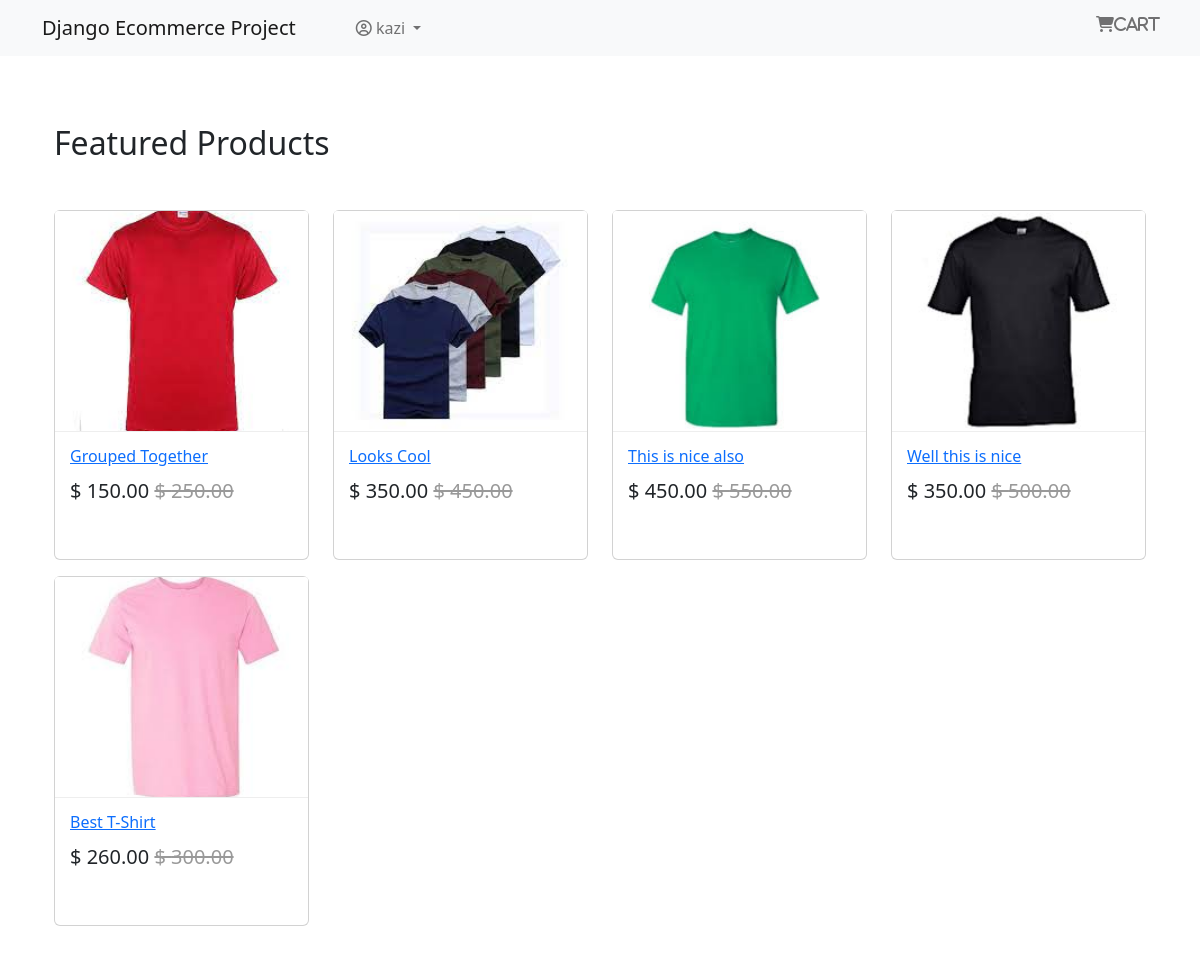
The page / (signed in) on the database its author committed.
### App_Login/models.py (models this page shows, shortened)
class User(AbstractBaseUser,PermissionsMixin):
    email = models.EmailField(unique=True,null=False)
    is_staff = models.BooleanField(
        gettext_lazy('staff status'), default=False,
        help_text = gettext_lazy('Designates wheher the user can log in the site')
    )
    is_active = models.BooleanField(
        gettext_lazy('active'),
        default=True,
        help_text = gettext_lazy('Designates whether this user should be treated as active')
    )
    USERNAME_FIELD = 'email'
    objects = MyUserManager()

class Profile(models.Model):
    user = models.OneToOneField(User, on_delete=models.CASCADE, null=True, related_name = 'profile')
    username = models.CharField(max_length=264, null=True, blank = True)
    full_name = models.CharField(max_length=264, null=True, blank = True)
    address_1 = models.TextField(max_length=300, null=True, blank = True)
    city = models.CharField(max_length=40, null=True, blank = True)
    zipcode = models.CharField(max_length=10, null=True, blank = True)
    country = models.CharField(max_length=20, null=True, blank = True)
    phone = models.CharField(max_length=20, null=True, blank = True)
    date_joined = models.DateTimeField(auto_now_add=True)

### app_shop/models.py (models this page shows, shortened)
class Product(models.Model):
    miniimage = models.ImageField(upload_to='Product')
    name = models.CharField(max_length=264)
    category = models.ForeignKey(Category, on_delete=models.CASCADE, related_name = 'category')
    preview_text = models.TextField(max_length=200, verbose_name='Preview Text')
    details_text = models.TextField(max_length=1000, verbose_name='Description')
    price = models.FloatField()
    old_price = models.FloatField(default=0.00)
    created = models.DateTimeField(auto_now_add=True)
    class Meta:
        ordering = ['-created']

### app_shop/views.py (the view)
# urls.py: path('', views.Home.as_view(), name='home'),
class Home(ListView):
    model = Product
    template_name = 'app_shop/home.html'

### templates/app_shop/home.html
{% extends 'base.html' %}
{% block body_block %}
<div class="container my-5">
    <h2 class="my-5">Featured Products</h2>
    <div class="row">
        {% for product in object_list %}
        <div class="col-md-6 col-sm-12 col-lg-3">
            <figure class="card card-product">
                <div class="img-wrap">
                    <img src="/media/{{product.miniimage}}" style="width:100%; height:300px;">
                </div>
                <figcaption class="info-wrap">
                    <h6 class="title"><a href="{% url 'app_shop:product_detail' pk=product.pk %}">{{ product.name }}</a>
                    </h6>
                    <div class="action-wrap">
                        <div class="price-wrap h5">
                            <span class="price-new"> $ {{ product.price|floatformat:2 }}</span>
                            <span class="price-old"><strike> $ {{ product.old_price|floatformat:2 }}</strike></span>
                        </div>
                    </div>
                </figcaption>
            </figure>
        </div>
        {% endfor %}
    </div>
</div>
{% endblock %}

### templates/navbar.html (shortened to what this page needs)
<nav class="navbar navbar-expand-lg navbar-light bg-light" >
    <div class="container" >
        <a class="navbar-brand" href="{% url 'app_shop:home' %}">Django Ecommerce Project</a>
        <div class="collapse navbar-collapse" id="navbarNav">
            <ul class="navbar-nav ml-auto" >
                {% if request.user.is_authenticated %}
                <li class="nav-item" >
                    <a class="nav-link" href="{% url 'app_order:cart' %}"><i class="fa fa-shopping-cart" aria-hidden="true" style="position: absolute; right: 40px;">Cart</i></a>
                </li>
                <li class="nav-item dropdown" >
                    <a href="#" class="nav-link dropdown-toggle" id="navbarDropdown" role="button" data-toggle="dropdown" aria-haspopup="true" aria-expanded="false">
                        <i class="fa fa-user-circle-o" aria-hidden="true" style="margin-left: 20px;"></i>
                        {{ request.user.profile.username }}
                        </a>
                </li>
                {% else %}
                <li class="nav-item" style="position: absolute; right: 40px; bottom: 10px;" >
                    <a href="{% url 'App_Login:login' %}" class="btn btn-info btn-sm" >Login</a>
                    <a href="{% url 'App_Login:signup' %}" class="btn btn-info btn-sm">Signup</a>
                </li>
                {% endif %}
            </ul>
        </div>
    </div>
</nav>

### templates/base.html (style rules this page uses)
.card { height: 350px; }
.card-product:after { content: ''; display: table; clear: both; visibility: hidden; }
.card-product .price-old { color: #999; }
.card-product .img-wrap { border-radius: 3px 3px 0 0; overflow: hidden; position: relative; height: 220px; text-align: center; }
.card .img-wrap img { max-width: 100%; max-height: 100%; object-fit: cover; }
.card-product .info-wrap { overflow: hidden; padding: 15px; border-top: 1px solid #eee; }
.card-product .action-wrap { padding-top: 4px; margin-top: 4px; }
.card-product .title { margin-top: 0px; }

### rows shown on the page
User: user.profile.username "kazi"
Product: miniimage (picture), name "Grouped Together", price "150.00", old_price "250.00"
Product: miniimage (picture), name "Looks Cool", price "350.00", old_price "450.00"
Product: miniimage (picture), name "This is nice also", price "450.00", old_price "550.00"
Product: miniimage (picture), name "Well this is nice", price "350.00", old_price "500.00"
Product: miniimage (picture), name "Best T-Shirt", price "260.00", old_price "300.00"
